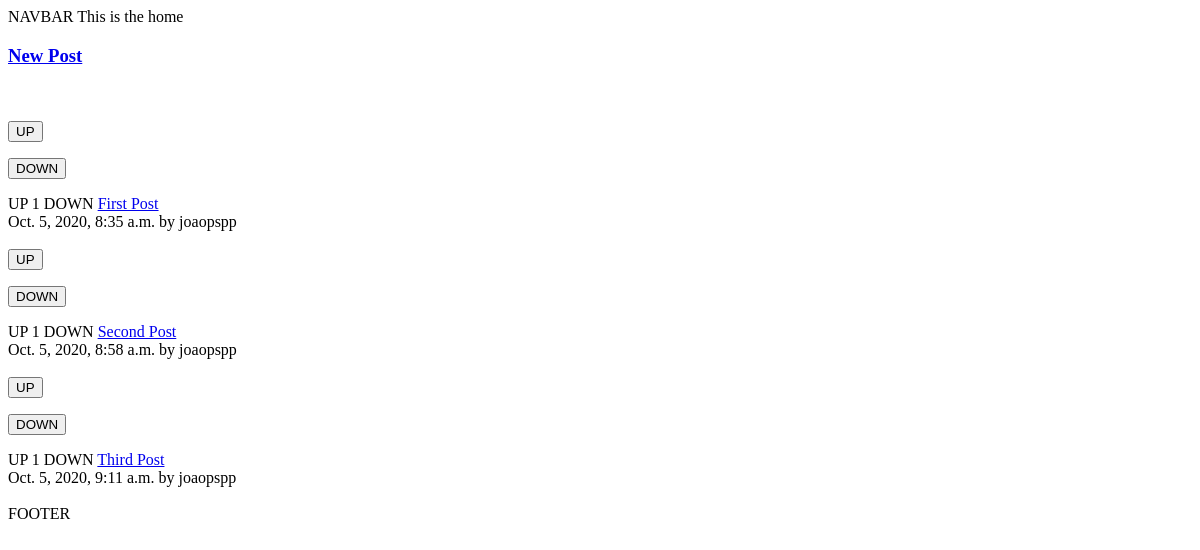
Before: / with the older database file.
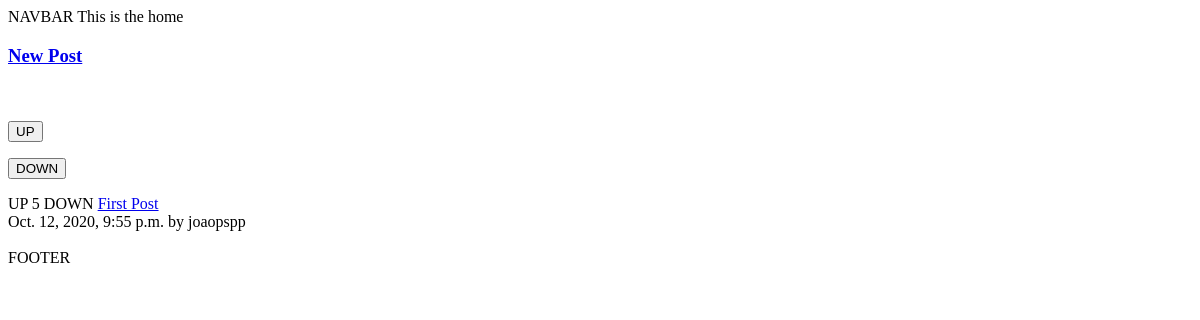
After: the same page with the newer database file.
### posts/models.py (models this page shows)
class Post(models.Model):
    title = models.CharField(max_length=200)
    url = models.TextField()
    pub_date = models.DateTimeField()
    author = models.ForeignKey(User, on_delete=models.PROTECT)
    votes_total = models.IntegerField(default=1)

### posts/views.py (the view)
# urls.py: 2. Add a URL to urlpatterns:  path('', views.home, name='home')
def home(request):
    posts = models.Post.objects.order_by("votes_total")
    return render(request, 'posts/home.html', {'posts':posts})

### posts/templates/posts/home.html (shortened to what this page needs)
{% extends 'base.html' %}
{% block content %}
<!DOCTYPE html>
<html lang="en">
<head>
</head>
<body>
This is the home
<br>
<h3><a href="{% url 'posts:create' %}"> New Post </a></h3>
<br>
<br>
{% for post in posts.all %}
<form method="POST" action="{% url 'posts:upvote' post.id %}">
    <input type="submit" value="UP">
</form>
<form method="POST" action="{% url 'posts:downvote' post.id %}">
    <input type="submit" value="DOWN">
</form>
UP {{ post.votes_total }} DOWN <a href = "{{ post.url }}">{{ post.title}}</a>
<br>
{{ post.pub_date }} by {{ post.author.username }}
<br>
<br>
{% endfor %}
</body>
</html>
{% endblock %}

### templates/base.html (shortened to what this page needs)
{% block content %}
{% endblock %}

Changed rows visible on the page:
removed Post: votes_total "1", title "First Post", pub_date "Oct. 5, 2020, 8:35 a.m.", author.username "joaopspp"
removed Post: votes_total "1", title "Second Post", pub_date "Oct. 5, 2020, 8:58 a.m.", author.username "joaopspp"
removed Post: votes_total "1", title "Third Post", pub_date "Oct. 5, 2020, 9:11 a.m.", author.username "joaopspp"
added Post: votes_total "5", title "First Post", pub_date "Oct. 12, 2020, 9:55 p.m.", author.username "joaopspp"
